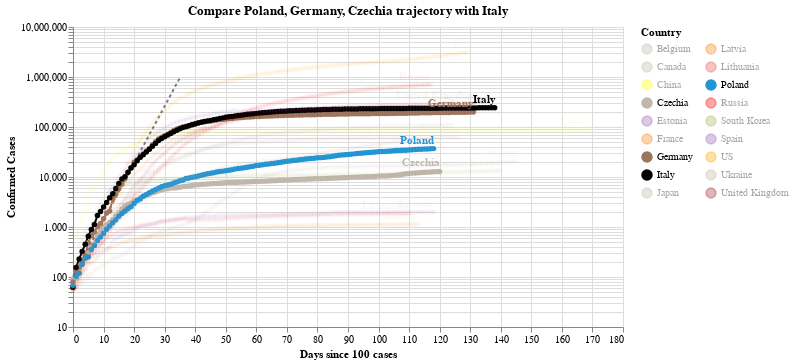

Notebook code for this chart:
### Code cell
#hide_input
chart2 = make_since_chart(dff2,['Poland', 'Germany', 'Czechia'], baseline_countries)
chart2

### Figure 1 — Vega-Lite specification as saved in the notebook (floating-point values rounded to 4 significant figures; data arrays with more than 128 entries replaced by an {"elided": "..."} marker saying what was removed)
{"config": {"view": {"continuousWidth": 400, "continuousHeight": 300}}, "layer": [{"data": {"name": "data-628230001892d6798b50651be41d1b3e"}, "mark": {"type": "line", "color": "black", "opacity": 0.5, "strokeDash": [3, 3]}, "encoding": {"x": {"type": "quantitative", "field": "Days since 100 cases"}, "y": {"type": "quantitative", "field": "Confirmed Cases"}}}, {"data": {"name": "data-357b900c7b83f1b29d8770a55003eff0"}, "mark": {"type": "line", "point": true}, "encoding": {"color": {"type": "nominal", "field": "Country", "legend": {"columns": 2}, "scale": {"domain": ["Belgium", "Canada", "China", "Czechia", "Estonia", "France", "Germany", "Italy", "Japan", "Latvia", "Lithuania", "Poland", "Russia", "South Korea", "Spain", "US", "Ukraine", "United Kingdom"], "range": ["#C1B7AD", "#C1B7AD", "yellow", "#C1B7AD", "#9467bd", "#F58518", "#9D755D", "black", "#C1B7AD", "#F58518", "#E45756", "#2495D3", "red", "#A1BA59", "#9467bd", "orange", "#C1B7AD", "brown"]}}, "opacity": {"condition": {"value": 1, "selection": "selector002"}, "value": 0.05}, "tooltip": [{"type": "nominal", "field": "Country"}, {"type": "temporal", "field": "Date"}, {"type": "quantitative", "field": "Confirmed Cases"}, {"type": "quantitative", "field": "Days since 100 cases"}], "x": {"type": "quantitative", "field": "Days since 100 cases"}, "y": {"type": "quantitative", "field": "Confirmed Cases", "scale": {"type": "log"}}}, "selection": {"selector002": {"type": "multi", "fields": ["Country"], "bind": "legend", "init": [{"Country": "Poland"}, {"Country": "Germany"}, {"Country": "Czechia"}, {"Country": "Italy"}]}}, "width": 550}, {"data": {"name": "data-357b900c7b83f1b29d8770a55003eff0"}, "mark": {"type": "text", "align": "right", "dy": -8, "fontWeight": "bold"}, "encoding": {"color": {"type": "nominal", "field": "Country", "legend": {"columns": 2}, "scale": {"domain": ["Belgium", "Canada", "China", "Czechia", "Estonia", "France", "Germany", "Italy", "Japan", "Latvia", "Lithuania", "Poland", "Russia", "South Korea", "Spain", "US", "Ukraine", "United Kingdom"], "range": ["#C1B7AD", "#C1B7AD", "yellow", "#C1B7AD", "#9467bd", "#F58518", "#9D755D", "black", "#C1B7AD", "#F58518", "#E45756", "#2495D3", "red", "#A1BA59", "#9467bd", "orange", "#C1B7AD", "brown"]}}, "opacity": {"condition": {"value": 1, "selection": "selector002"}, "value": 0.05}, "text": {"type": "nominal", "field": "Country"}, "tooltip": [{"type": "nominal", "field": "Country"}, {"type": "temporal", "field": "Date"}, {"type": "quantitative", "field": "Confirmed Cases"}, {"type": "quantitative", "field": "Days since 100 cases"}], "x": {"type": "quantitative", "field": "Days since 100 cases"}, "y": {"type": "quantitative", "field": "Confirmed Cases", "scale": {"type": "log"}}}, "transform": [{"filter": "(datum['Date'] >= 1594252800000)"}], "width": 550}], "title": "Compare Poland, Germany, Czechia trajectory with Italy", "$schema": "https://vega.github.io/schema/vega-lite/v4.0.2.json", "datasets": {"data-628230001892d6798b50651be41d1b3e": [{"Days since 100 cases": 0, "Confirmed Cases": 100.0}, {"Days since 100 cases": 1, "Confirmed Cases": 130.0}, {"Days since 100 cases": 2, "Confirmed Cases": 169.0}, {"Days since 100 cases": 3, "Confirmed Cases": 219.7}, {"Days since 100 cases": 4, "Confirmed Cases": 285.6}, {"Days since 100 cases": 5, "Confirmed Cases": 371.3}, {"Days since 100 cases": 6, "Confirmed Cases": 482.7}, {"Days since 100 cases": 7, "Confirmed Cases": 627.5}, {"Days since 100 cases": 8, "Confirmed Cases": 815.7}, {"Days since 100 cases": 9, "Confirmed Cases": 1060.0}, {"Days since 100 cases": 10, "Confirmed Cases": 1379.0}, {"Days since 100 cases": 11, "Confirmed Cases": 1792.0}, {"Days since 100 cases": 12, "Confirmed Cases": 2330.0}, {"Days since 100 cases": 13, "Confirmed Cases": 3029.0}, {"Days since 100 cases": 14, "Confirmed Cases": 3937.0}, {"Days since 100 cases": 15, "Confirmed Cases": 5119.0}, {"Days since 100 cases": 16, "Confirmed Cases": 6654.0}, {"Days since 100 cases": 17, "Confirmed Cases": 8650.0}, {"Days since 100 cases": 18, "Confirmed Cases": 11250.0}, {"Days since 100 cases": 19, "Confirmed Cases": 14620.0}, {"Days since 100 cases": 20, "Confirmed Cases": 19000.0}, {"Days since 100 cases": 21, "Confirmed Cases": 24710.0}, {"Days since 100 cases": 22, "Confirmed Cases": 32120.0}, {"Days since 100 cases": 23, "Confirmed Cases": 41750.0}, {"Days since 100 cases": 24, "Confirmed Cases": 54280.0}, {"Days since 100 cases": 25, "Confirmed Cases": 70560.0}, {"Days since 100 cases": 26, "Confirmed Cases": 91730.0}, {"Days since 100 cases": 27, "Confirmed Cases": 119300.0}, {"Days since 100 cases": 28, "Confirmed Cases": 155000.0}, {"Days since 100 cases": 29, "Confirmed Cases": 201500.0}, {"Days since 100 cases": 30, "Confirmed Cases": 262000.0}, {"Days since 100 cases": 31, "Confirmed Cases": 340600.0}, {"Days since 100 cases": 32, "Confirmed Cases": 442800.0}, {"Days since 100 cases": 33, "Confirmed Cases": 575600.0}, {"Days since 100 cases": 34, "Confirmed Cases": 748300.0}, {"Days since 100 cases": 35, "Confirmed Cases": 972800.0}], "data-357b900c7b83f1b29d8770a55003eff0": {"elided": "2319 records"}}}
